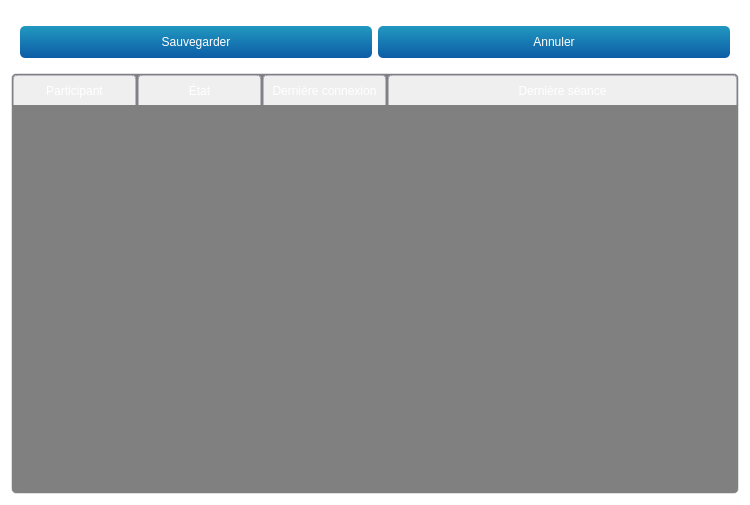
<?xml version="1.0" encoding="UTF-8"?>
<ui version="4.0">
 <class>GroupWidget</class>
 <widget class="QWidget" name="GroupWidget">
  <property name="geometry">
   <rect>
    <x>0</x>
    <y>0</y>
    <width>750</width>
    <height>505</height>
   </rect>
  </property>
  <property name="windowTitle">
   <string>Form</string>
  </property>
  <property name="styleSheet">
   <string notr="true">QPushButton#btnConnect{background-color:rgb(80,180,80)}
QWidget{background-color: rgba(0,0,0,0);color:white;border-radius:5px}
QWidget#mainWidget{background-color:rgba(128,128,128,25%);}
QWidget#frmProfile,QWidget#pageProfile{background-color:rgba(108,8,156,25%);}
QPlainTextEdit,QLineEdit,QListWidget,QComboBox,QTextEdit,QSpinBox{background-color: rgba(255,255,255,50%); color: black;}

QTableWidget{
background-color: rgba(0,0,0,50%);
color: white;
border: 1px solid rgba(255,255,255,50%);
}

QLabel#lblLastOnline{color:lightblue;}
QLabel#lblError,QLabel#lblCamMissing,QLabel#lblAudioMissing{color:red; background-color:rgba(255,0,0,30%);}

QLineEdit:!enabled, QListWidget:!enabled,QComboBox:!enabled,QTextEdit:!enabled,QPlainTextEdit:!enabled{background-color: rgba(0,0,0,30%);color:white;border:0}
QDateEdit::down-arrow:!enabled,QTimeEdit::down-arrow:!enabled,QDateEdit::up-arrow:!enabled,QTimeEdit::up-arrow:!enabled,QComboBox::drop-down:!enabled{background-color:rgba(0,0,0,0%);}

QTextEdit#txtProfile{background-color: rgba(255,255,255,80%);color:black;border:0}
QTextEdit:!enabled#txtProfile{background-color: rgba(255,255,255,60%);color:black;border:0}

QFrame#frmSelUser{background-color:rgba(100,100,200,50%);}
QFrame#frmAudio,QFrame#frmCam1,QFrame#frmCam2,QFrame#frmSensors,QFrame#frmWebRTC,QFrame#frmVirtualCam,QFrame#frmExternalPrograms{background-color:rgba(100,100,200,35%);}

QCheckBox::indicator:unchecked:!enabled { background-color:rgba(128,0,0,100%);}
QCheckBox::indicator:checked:!enabled { background-color:green;}
QCheckBox::indicator:unchecked{ background-color:red;border-radius:3px;}
QCheckBox::indicator:checked {background-color:rgb(0,255,0);border-radius:3px;}
QCheckBox:checked{color:lightgreen;background-color:rgba(0,0,0,0%);}
QCheckBox:!checked{color:red;background-color:rgba(0,0,0,0%);}

QPushButton{background-color:qlineargradient(x1: 0, y1: 0, x2: 0, y2: 1, stop: 0 #2198c0, stop: 1 #0d5ca6);}
QPushButton:checked{background-color:rgb(128,128,128); border:1px solid rgba(255,255,255,50%);}
QPushButton:hover,QPushButton:checked{background-color:  rgba(255,255,255,75%);color:black;}
QPushButton#btnEditUser:hover{background-color:  rgba(255,255,255,75%);color:black;}
QPushButton#btnEdit,QPushButton#btnDelete,QPushButton#btnExisting{background-color:  rgba(255,255,255,0%);border:0 px;}
QPushButton#btnEdit:hover,QPushButton#btnDelete:hover,QPushButton#btnExisting:hover{background-color:  rgba(255,255,255,25%);border:0 px;}
QPushButton#btnExisting:checked{background-color:rgba(0,100,200,50%);}
QPushButton#btnUpgrade{background-color:rgba(200,0,0,90%);}

QToolButton:hover{background-color:  rgba(255,255,255,50);}

QTreeWidget::branch:closed:has-children:has-siblings  {
            border-image: none;
            image: url(:/pictures/controls/branch_closed.png);
    }
     
    QTreeView::branch:open:has-children:!has-siblings,
    QTreeView::branch:open:has-children:has-siblings   {
            border-image: none;
            image:url(:/pictures/controls/branch_opened.png);
    }

QWidget#lineOnline{background-color:blue;}
QWidget#lineOffline{background-color:red;}
QWidget#lineBoth{background-color:rgb(255,0,255);}


QTabWidget::pane { /* The tab widget frame */
	/*background-color:  rgba(0,128,200,30%);*/
	/* background: qlineargradient(x1: 0, y1: 0, x2: 0, y2: 1,
                                 stop: 0  rgba(0,128,200,50%), 
								stop: 0.5  rgba(0,128,200,25%)
								stop: 1.0  rgba(0,128,200,25%));*/
	background-color: rgba(128,128,140,25%);
	border-radius: 5px;
    border: 2px solid rgba(128,128,140,50%);
 }

 QTabWidget::tab-bar {
     left: 5px; /* move to the right by 5px */
 }

/* Style the tab using the tab sub-control. Note that
     it reads QTabBar _not_ QTabWidget */
 QTabBar::tab,QTableWidget::tab,QHeaderView::section {
     background: qlineargradient(x1: 0, y1: 0, x2: 0, y2: 1,
                                 stop: 0  rgba(128,128,140,50%),  stop: 1.0  rgba(128,128,140,25%));
     border: 2px solid  rgba(128,128,140,50%);
     border-bottom: 0px;
     border-top-left-radius: 4px;
     border-top-right-radius: 4px;
     padding: 2px;
min-height:25px;
 }

 QTabBar::tab:selected, QTabBar::tab:hover {
/*     background-color: rgba(0,128,200,70%);*/
background: qlineargradient(x1: 0, y1: 0, x2: 0, y2: 1,
                                 stop: 0  rgba(128,128,140,70%),  stop: 1.0  rgba(128,128,140,50%));
 }

 QTabBar::tab:selected {
     border-color:rgba(128,128,140,60%);
     border-bottom-color:rgba(128,128,140,60%); /* same as pane color */
 }

 QTabBar::tab:!selected {
     margin-top: 2px; /* make non-selected tabs look smaller */
 }


</string>
  </property>
  <layout class="QVBoxLayout" name="verticalLayout">
   <item>
    <widget class="TeraForm" name="wdgGroup" native="true">
     <property name="sizePolicy">
      <sizepolicy hsizetype="Preferred" vsizetype="Minimum">
       <horstretch>0</horstretch>
       <verstretch>0</verstretch>
      </sizepolicy>
     </property>
    </widget>
   </item>
   <item>
    <widget class="QFrame" name="frameButtons">
     <layout class="QHBoxLayout" name="horizontalLayout_2">
      <item>
       <widget class="QPushButton" name="btnSave">
        <property name="minimumSize">
         <size>
          <width>0</width>
          <height>32</height>
         </size>
        </property>
        <property name="cursor">
         <cursorShape>PointingHandCursor</cursorShape>
        </property>
        <property name="text">
         <string>Sauvegarder</string>
        </property>
        <property name="icon">
         <iconset resource="../../resources/TeraClient.qrc">
          <normaloff>:/icons/save.png</normaloff>:/icons/save.png</iconset>
        </property>
        <property name="iconSize">
         <size>
          <width>24</width>
          <height>24</height>
         </size>
        </property>
       </widget>
      </item>
      <item>
       <widget class="QPushButton" name="btnUndo">
        <property name="minimumSize">
         <size>
          <width>0</width>
          <height>32</height>
         </size>
        </property>
        <property name="cursor">
         <cursorShape>PointingHandCursor</cursorShape>
        </property>
        <property name="text">
         <string>Annuler</string>
        </property>
        <property name="icon">
         <iconset resource="../../resources/TeraClient.qrc">
          <normaloff>:/icons/undo.png</normaloff>:/icons/undo.png</iconset>
        </property>
        <property name="iconSize">
         <size>
          <width>24</width>
          <height>24</height>
         </size>
        </property>
       </widget>
      </item>
     </layout>
    </widget>
   </item>
   <item>
    <widget class="QTableWidget" name="tableDashboard">
     <property name="sizePolicy">
      <sizepolicy hsizetype="Expanding" vsizetype="MinimumExpanding">
       <horstretch>0</horstretch>
       <verstretch>0</verstretch>
      </sizepolicy>
     </property>
     <attribute name="horizontalHeaderDefaultSectionSize">
      <number>125</number>
     </attribute>
     <attribute name="horizontalHeaderStretchLastSection">
      <bool>true</bool>
     </attribute>
     <column>
      <property name="text">
       <string>Participant</string>
      </property>
     </column>
     <column>
      <property name="text">
       <string>État</string>
      </property>
     </column>
     <column>
      <property name="text">
       <string>Dernière connexion</string>
      </property>
     </column>
     <column>
      <property name="text">
       <string>Dernière séance</string>
      </property>
     </column>
    </widget>
   </item>
  </layout>
 </widget>
 <customwidgets>
  <customwidget>
   <class>TeraForm</class>
   <extends>QWidget</extends>
   <header>TeraForm.h</header>
   <container>1</container>
  </customwidget>
 </customwidgets>
 <resources>
  <include location="../../resources/TeraClient.qrc"/>
 </resources>
 <connections/>
</ui>
